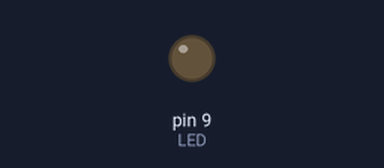
Simulated run of this sketch. Board: Arduino Uno, built with avr-gcc and run on an emulated ATmega328P. Parts: output pins drawn as LEDs (lit = HIGH).

Above: at 0.15 s.
Timing chart, 0 to 1.6 s (numbered marks = the images above):
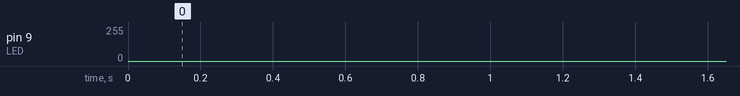

The sketch:

prac2_pwd_encender_LED_progresivamente.ino
```cpp
// LED -> D9  (progresivo ancho pulso)

int LED = 9;

void setup() {
  pinMode(LED,OUTPUT);
}

void loop() {
  for(int i=0; i<255; i++){
      analogWrite(LED, i);
      delay(5);
    }
  for(int i=255; i>0; i--){
      analogWrite(LED, i);
      delay(5);
    }
}
```
